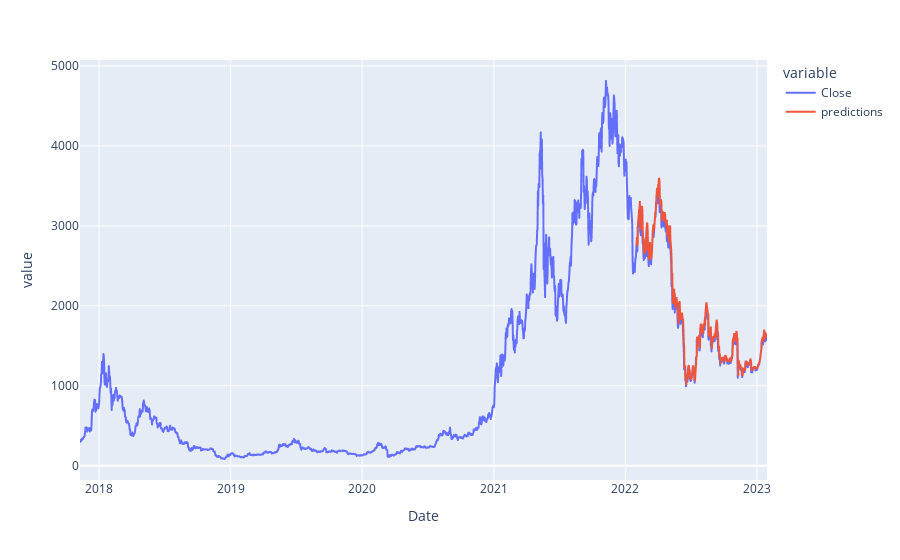

The notebook cell saved with this chart:
### Code cell
px.line(results_df, x=results_df.index, y=[feat_ex, 'predictions'])

### Figure 1 — Plotly figure (JSON) as saved in the notebook; plotly's stock layout.template omitted (floating-point values rounded to 4 significant figures; data arrays with more than 128 entries replaced by an {"elided": "..."} marker saying what was removed)
{"data": [{"hovertemplate": "variable=Close<br>Date=%{x}<br>value=%{y}<extra></extra>", "legendgroup": "Close", "line": {"color": "#636efa", "dash": "solid"}, "marker": {"symbol": "circle"}, "mode": "lines", "name": "Close", "showlegend": true, "type": "scattergl", "x": {"elided": "1908 str values"}, "xaxis": "x", "y": {"elided": "1908 float values"}, "yaxis": "y"}, {"hovertemplate": "variable=predictions<br>Date=%{x}<br>value=%{y}<extra></extra>", "legendgroup": "predictions", "line": {"color": "#EF553B", "dash": "solid"}, "marker": {"symbol": "circle"}, "mode": "lines", "name": "predictions", "showlegend": true, "type": "scattergl", "x": {"elided": "1908 str values"}, "xaxis": "x", "y": {"elided": "1908 float values"}, "yaxis": "y"}], "layout": {"legend": {"title": {"text": "variable"}, "tracegroupgap": 0}, "margin": {"t": 60}, "xaxis": {"anchor": "y", "domain": [0, 1], "title": {"text": "Date"}}, "yaxis": {"anchor": "x", "domain": [0, 1], "title": {"text": "value"}}}}
